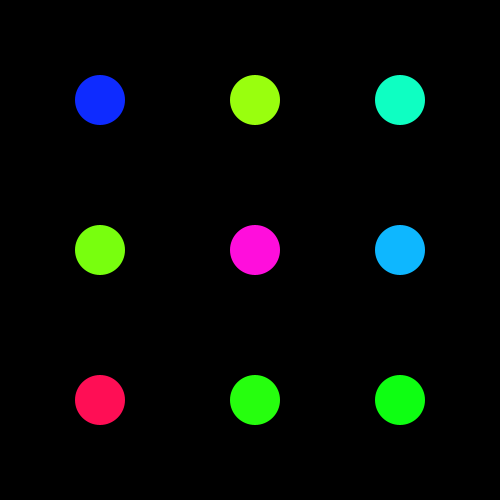
Frame 1 (no input)
Frame 60 (the mouse pressed at the canvas centre just before this capture): identical to frame 1, image omitted
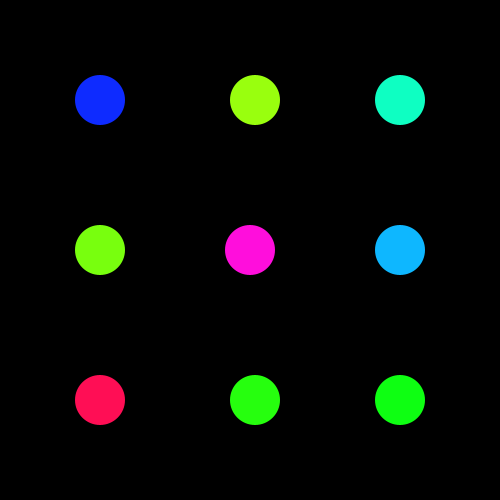
Frame 120 (the mouse held since frame 60 and released just before this capture)

The Processing sketch that drew these frames (run headless with seeded random() and noise(); from frame 60 on, the mouse is pressed at the canvas centre):

// Processing sketch: processing_185726
// ── processing_185726.pde

objetADeplacer[] objets;
objetADeplacer selected=null;
 
void setup() {
  size(500, 500);colorMode(HSB);noStroke();
  objets = new objetADeplacer[9];
  objets[0]=new objetADeplacer(100, 100);
  objets[1]=new objetADeplacer(100, 250);
  objets[2]=new objetADeplacer(100, 400);
  objets[3]=new objetADeplacer(255, 100);
  objets[4]=new objetADeplacer(255, 250);
  objets[5]=new objetADeplacer(255, 400);
  objets[6]=new objetADeplacer(400, 100);
  objets[7]=new objetADeplacer(400, 250);
  objets[8]=new objetADeplacer(400, 400);
}
 
void draw() {
  background(0);
  for (int a=0; a<objets.length; a++) {
    objets[a].affiche();
  }
}
 
class objetADeplacer {
  float x, y;color c;
  objetADeplacer(float _x, float _y) {
    x=_x;y=_y;c=color(random(255),240,255);
  }
  void affiche() {
    fill(c);
    if(selected==this){
      x=mouseX;y=mouseY;
    }
    ellipse(x,y,50,50);
  }
}
 
void mousePressed(){
  float minimu=1000;
  int choisi=-1;
  for(int a=0;a<objets.length;a++){
    float d=dist(objets[a].x,objets[a].y,mouseX,mouseY);
    if(d<minimu){minimu=d;choisi=a;}
  }
  if(minimu<25){
    selected=objets[choisi];
  }
}
 
void mouseReleased(){
  selected=null;
}
